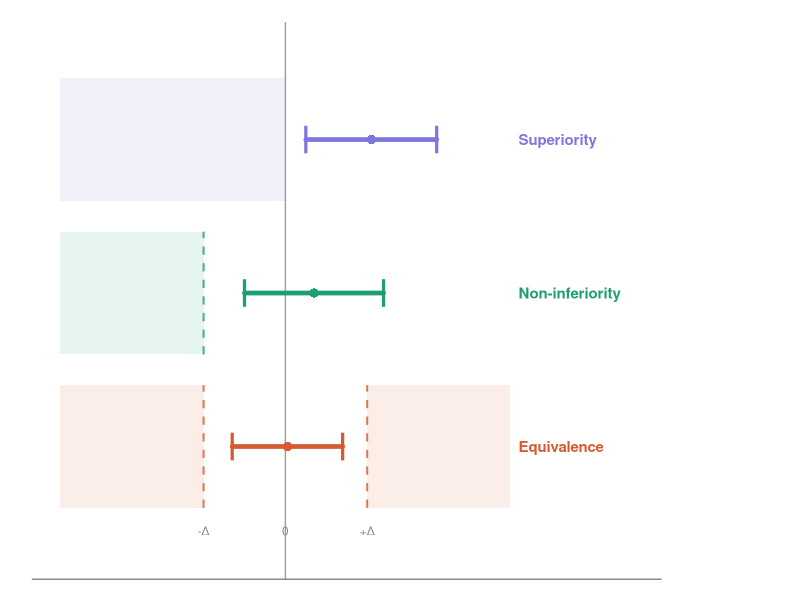
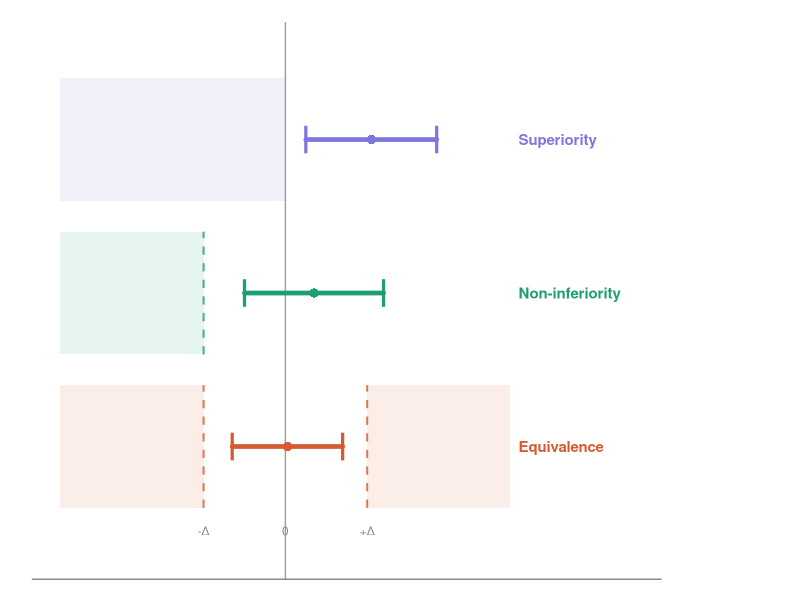

These figures' R source, in order:
library(ggplot2)

col_sup  <- "#7F77DD"
col_ni   <- "#1D9E75"
col_eq   <- "#D85A30"
col_axis <- "#888780"
col_line <- "#2C2C2A"

# CI data
cis <- data.frame(
  label = factor(c("Superiority", "Non-inferiority", "Equivalence"),
                 levels = c("Equivalence", "Non-inferiority", "Superiority")),
  lo    = c(0.05, -0.10, -0.13),
  hi    = c(0.37,  0.24,  0.14),
  mid   = c(0.21,  0.07,  0.005),
  y     = c(3, 2, 1),
  color = c(col_sup, col_ni, col_eq)
)

ggplot() +
  
  # shading: superiority H0 (left of 0)
  annotate("rect", xmin = -0.55, xmax = 0,
           ymin = 2.6, ymax = 3.4, fill = col_sup, alpha = 0.10) +
  
  # shading: non-inferiority H0 (left of -delta)
  annotate("rect", xmin = -0.55, xmax = -0.20,
           ymin = 1.6, ymax = 2.4, fill = col_ni, alpha = 0.10) +
  
  # shading: equivalence H0 (both tails)
  annotate("rect", xmin = -0.55, xmax = -0.20,
           ymin = 0.6, ymax = 1.4, fill = col_eq, alpha = 0.10) +
  annotate("rect", xmin = 0.20, xmax = 0.55,
           ymin = 0.6, ymax = 1.4, fill = col_eq, alpha = 0.10) +
  
  # zero line
  geom_vline(xintercept = 0, colour = col_line,
             linewidth = 0.5, alpha = 0.45, linetype = "solid") +
  
  # NI margin
  geom_segment(aes(x = -0.20, xend = -0.20, y = 1.6, yend = 2.4),
               colour = col_ni, linewidth = 0.7, linetype = "dashed", alpha = 0.8) +
  
  # Equivalence margins
  geom_segment(aes(x = -0.20, xend = -0.20, y = 0.6, yend = 1.4),
               colour = col_eq, linewidth = 0.7, linetype = "dashed", alpha = 0.8) +
  geom_segment(aes(x =  0.20, xend =  0.20, y = 0.6, yend = 1.4),
               colour = col_eq, linewidth = 0.7, linetype = "dashed", alpha = 0.8) +
  
  # CI bars
  geom_segment(data = cis,
               aes(x = lo, xend = hi, y = y, yend = y, colour = label),
               linewidth = 1.6, lineend = "round", show.legend = FALSE) +
  geom_segment(data = cis,
               aes(x = lo, xend = lo, y = y - 0.09, yend = y + 0.09, colour = label),
               linewidth = 1.1, show.legend = FALSE) +
  geom_segment(data = cis,
               aes(x = hi, xend = hi, y = y - 0.09, yend = y + 0.09, colour = label),
               linewidth = 1.1, show.legend = FALSE) +
  geom_point(data = cis,
             aes(x = mid, y = y, colour = label),
             size = 2.8, shape = 16, show.legend = FALSE) +
  
  # row labels (right side)
  geom_text(data = cis,
            aes(x = 0.57, y = y, label = label, colour = label),
            hjust = 0, size = 3.8, fontface = "bold", show.legend = FALSE) +
  
  # axis zero label
  annotate("text", x = 0, y = 0.45, label = "0",
           size = 3, colour = col_axis, hjust = 0.5) +
  
  # margin labels
  annotate("text", x = -0.20, y = 0.45, label = "-\u0394",
           size = 3, colour = col_axis, hjust = 0.5) +
  annotate("text", x =  0.20, y = 0.45, label = "+\u0394",
           size = 3, colour = col_axis, hjust = 0.5) +
  
  scale_colour_manual(values = c(
    "Superiority"     = col_sup,
    "Non-inferiority" = col_ni,
    "Equivalence"     = col_eq
  )) +
  
  coord_cartesian(xlim = c(-0.55, 0.85), ylim = c(0.3, 3.6), clip = "off") +
  
  theme_minimal(base_size = 12) +
  theme(
    panel.grid       = element_blank(),
    axis.text        = element_blank(),
    axis.ticks       = element_blank(),
    axis.title       = element_blank(),
    axis.line.x      = element_line(colour = col_axis, linewidth = 0.5),
    plot.background  = element_rect(fill = "white", colour = NA),
    panel.background = element_rect(fill = "white", colour = NA),
    plot.margin      = margin(16, 100, 12, 20)
  )

ggsave("trial_designs.png", width = 8, height = 4.5, dpi = 200, bg = "white")
